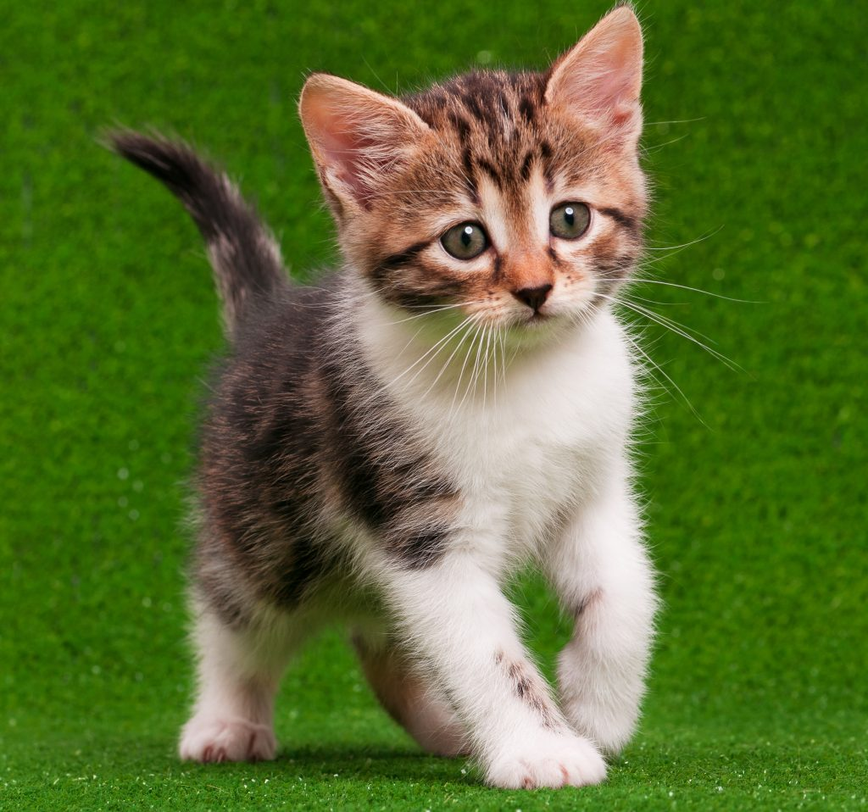
#> input picture image.png, 868 x 812 px, shrunk from 1024 x 958 before the run
$ python 'intensitytrans neg.py'
#> lines starting #> are read from the running program, lines starting #| are printed output that depends on the picture
import cv2 as cv
img= cv.imread("image.png")
#> img is the input picture: shape (812, 868, 3); mean B, G, R 49.7, 111.2, 90.9
gray=cv.cvtColor(img, cv.COLOR_BGR2GRAY)
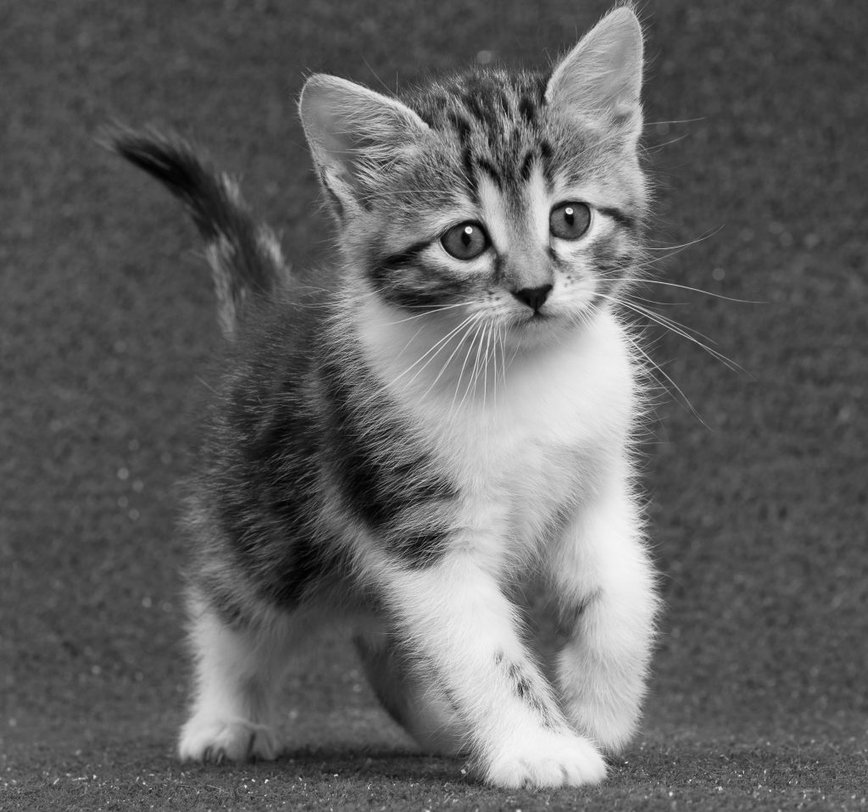
#> gray: shape (812, 868); min 0, max 254, mean 98.1
neg=cv.bitwise_not(gray)
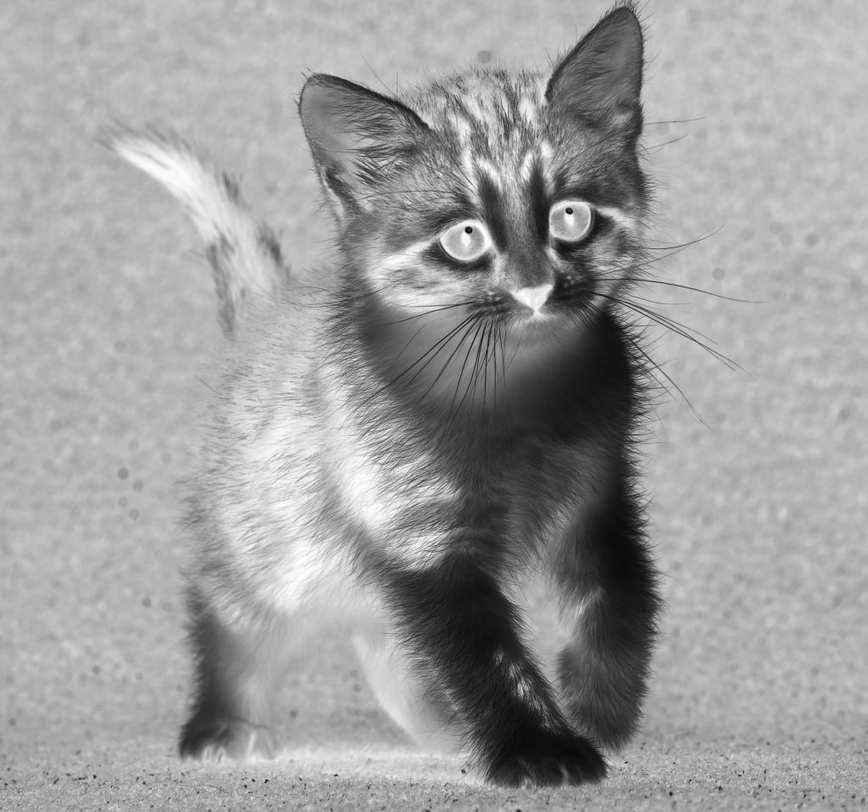
#> neg: shape (812, 868); min 1, max 255, mean 156.9
cv.imshow('input image', img)
cv.imshow('negative image', neg)
key=cv.waitKey(0)
#> (key Esc is pressed here)
if key== ord('s'):
    cv.imwrite('negimg.png', neg)
cv.destroyAllWindows()
